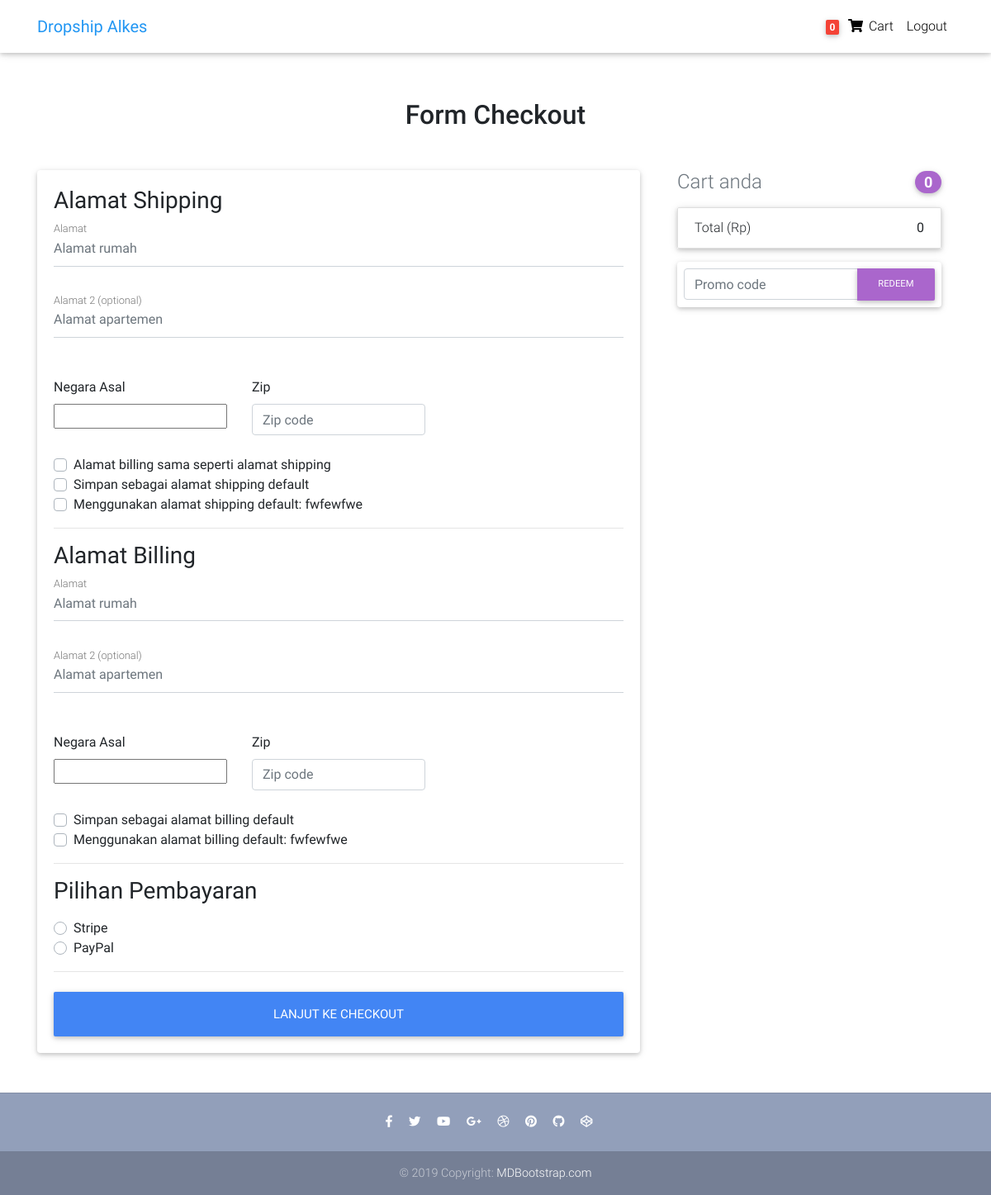
Screenshot of /checkout/ (signed in) with the database file from the repository.
### core/models.py (models this page shows, shortened)
class Order(models.Model):
    user = models.ForeignKey(settings.AUTH_USER_MODEL,
                             on_delete=models.CASCADE)
    ref_code = models.CharField(max_length=20, blank=True, null=True)
    items = models.ManyToManyField(OrderItem)
    start_date = models.DateTimeField(auto_now_add=True)
    ordered_date = models.DateTimeField()
    ordered = models.BooleanField(default=False)
    shipping_address = models.ForeignKey(
        'Address', related_name='shipping_address', on_delete=models.SET_NULL, blank=True, null=True)
    billing_address = models.ForeignKey(
        'Address', related_name='billing_address', on_delete=models.SET_NULL, blank=True, null=True)
    payment = models.ForeignKey(
        'Payment', on_delete=models.SET_NULL, blank=True, null=True)
    coupon = models.ForeignKey(
        'Coupon', on_delete=models.SET_NULL, blank=True, null=True)
    being_delivered = models.BooleanField(default=False)
    received = models.BooleanField(default=False)
    refund_requested = models.BooleanField(default=False)
    refund_granted = models.BooleanField(default=False)
    '''
    1. Item added to cart
    2. Adding a billing address
    (Failed checkout)
    3. Payment
    (Preprocessing, processing, packaging etc.)
    4. Being delivered
    5. Received
    6. Refunds
    '''
    def get_total(self):
        total = 0
        for order_item in self.items.all():
            total += order_item.get_final_price()
        if self.coupon:
            total -= self.coupon.amount
        return total

class Address(models.Model):
    user = models.ForeignKey(settings.AUTH_USER_MODEL,
                             on_delete=models.CASCADE)
    street_address = models.CharField(max_length=100)
    apartment_address = models.CharField(max_length=100)
    country = CountryField(multiple=False)
    zip = models.CharField(max_length=100)
    address_type = models.CharField(max_length=1, choices=ADDRESS_CHOICES)
    default = models.BooleanField(default=False)
    class Meta:
        verbose_name_plural = 'Addresses'

### core/views.py (the view, shortened to what this page needs)
# urls.py: path('checkout/', CheckoutView.as_view(), name='checkout'),
class CheckoutView(View):
    def get(self, *args, **kwargs):
        try:
            order = Order.objects.get(user=self.request.user, ordered=False)
            form = CheckoutForm()
            context = {
                'form': form,
                'couponform': CouponForm(),
                'order': order,
                'DISPLAY_COUPON_FORM': True
            }
            shipping_address_qs = Address.objects.filter(
                user=self.request.user,
                address_type='S',
                default=True
            )
            if shipping_address_qs.exists():
                context.update(
                    {'default_shipping_address': shipping_address_qs[0]})
            billing_address_qs = Address.objects.filter(
                user=self.request.user,
                address_type='B',
                default=True
            )
            if billing_address_qs.exists():
                context.update(
                    {'default_billing_address': billing_address_qs[0]})
            return render(self.request, "checkout.html", context)
        except ObjectDoesNotExist:
            messages.info(self.request, "You do not have an active order")
            return redirect("core:checkout")

### core/forms.py
class CheckoutForm(forms.Form):
    shipping_address = forms.CharField(required=False)
    shipping_address2 = forms.CharField(required=False)
    shipping_country = CountryField(blank_label='(select country)').formfield(
        required=False,
        widget=CountrySelectWidget(attrs={
            'class': 'custom-select d-block w-100',
        }))
    shipping_zip = forms.CharField(required=False)
    billing_address = forms.CharField(required=False)
    billing_address2 = forms.CharField(required=False)
    billing_country = CountryField(blank_label='(select country)').formfield(
        required=False,
        widget=CountrySelectWidget(attrs={
            'class': 'custom-select d-block w-100',
        }))
    billing_zip = forms.CharField(required=False)
    same_billing_address = forms.BooleanField(required=False)
    set_default_shipping = forms.BooleanField(required=False)
    use_default_shipping = forms.BooleanField(required=False)
    set_default_billing = forms.BooleanField(required=False)
    use_default_billing = forms.BooleanField(required=False)
    payment_option = forms.ChoiceField(
        widget=forms.RadioSelect, choices=PAYMENT_CHOICES)

class CouponForm(forms.Form):
    code = forms.CharField(widget=forms.TextInput(attrs={
        'class': 'form-control',
        'placeholder': 'Promo code',
        'aria-label': 'Recipient\'s username',
        'aria-describedby': 'basic-addon2'
    }))

### core/templatetags/cart_template_tags.py (called while the page is built)
@register.filter
def cart_item_count(user):
    if user.is_authenticated:
        qs = Order.objects.filter(user=user, ordered=False)
        if qs.exists():
            return qs[0].items.count()
    return 0

### templates/checkout.html (shortened to what this page needs)
{% extends "base.html" %}
{% load crispy_forms_tags %}
{% block content %}
<main>
  <div class="container wow fadeIn">
    <h2 class="my-5 h2 text-center">Form Checkout</h2>
    <div class="row">
      <div class="col-md-8 mb-4">
        <div class="card">
          <form method="POST" class="card-body">
            <h3>Alamat Shipping</h3>
            <div class='hideable_shipping_form'>
              <div class="md-form mb-5">
                <input type='text' placeholder='Alamat rumah' id='shipping_address' name='shipping_address'
                  class='form-control' />
                <label for="shipping_address" class="">Alamat</label>
              </div>
              <div class="md-form mb-5">
                <input type='text' placeholder='Alamat apartemen' id='shipping_address2' name='shipping_address2'
                  class='form-control' />
                <label for="shipping_address2" class="">Alamat 2 (optional)</label>
              </div>
              <div class="row">
                <div class="col-lg-4 col-md-12 mb-4">
                  <label for="country">Negara Asal</label>
                  {{ form.shipping_country }}
                </div>
                <div class="col-lg-4 col-md-6 mb-4">
                  <label for="shipping_zip">Zip</label>
                  <input type='text' placeholder='Zip code' id='shipping_zip' name='shipping_zip'
                    class='form-control' />
                </div>
              </div>
              <div class="custom-control custom-checkbox">
                <label class="custom-control-label" for="same_billing_address">Alamat billing sama seperti alamat
                  shipping </label>
              </div>
              <div class="custom-control custom-checkbox">
                <label class="custom-control-label" for="set_default_shipping">Simpan sebagai alamat shipping
                  default</label>
              </div>
            </div>
            {% if default_shipping_address %}
            <div class="custom-control custom-checkbox">
              <label class="custom-control-label" for="use_default_shipping">Menggunakan alamat shipping default:
                {{ default_shipping_address.street_address|truncatechars:10 }}</label>
            </div>
            {% endif %}
            <hr>
            <h3>Alamat Billing</h3>
            <div class='hideable_billing_form'>
              <div class="md-form mb-5">
                <input type='text' placeholder='Alamat rumah' id='billing_address' name='billing_address'
                  class='form-control' />
                <label for="billing_address" class="">Alamat</label>
              </div>
              <div class="md-form mb-5">
                <input type='text' placeholder='Alamat apartemen' id='billing_address2' name='billing_address2'
                  class='form-control' />
                <label for="billing_address2" class="">Alamat 2 (optional)</label>
              </div>
              <div class="row">
                <div class="col-lg-4 col-md-12 mb-4">
                  <label for="country">Negara Asal</label>
                  {{ form.billing_country }}
                </div>
                <div class="col-lg-4 col-md-6 mb-4">
                  <label for="billing_zip">Zip</label>
                  <input type='text' placeholder='Zip code' id='billing_zip' name='billing_zip' class='form-control' />
                </div>
              </div>
              <div class="custom-control custom-checkbox">
                <label class="custom-control-label" for="set_default_billing">Simpan sebagai alamat billing
                  default</label>
              </div>
            </div>
            {% if default_billing_address %}
            <div class="custom-control custom-checkbox">
              <label class="custom-control-label" for="use_default_billing">Menggunakan alamat billing default:
                {{ default_billing_address.street_address|truncatechars:10 }}</label>
            </div>
            {% endif %}
            <hr>
            <h3>Pilihan Pembayaran</h3>
            <div class="d-block my-3">
              {% for value, name in form.fields.payment_option.choices %}
              <div class="custom-control custom-radio">
                <label class="custom-control-label" for="{{ name }}">{{ name }}</label>
              </div>
              {% endfor %}
            </div>
            <hr class="mb-4">
            <button class="btn btn-primary btn-lg btn-block" type="submit">Lanjut ke checkout</button>
          </form>
        </div>
      </div>
      <div class="col-md-4 mb-4">
        {% include "order_snippet.html" %}
      </div>
    </div>
  </div>
</main>
{% endblock content %}

### templates/navbar.html (shortened to what this page needs)
{% load cart_template_tags %}
<nav class="navbar fixed-top navbar-expand-lg navbar-light white scrolling-navbar">
  <div class="container">
    <a class="navbar-brand waves-effect" href="/">
      <strong class="blue-text">Dropship Alkes</strong>
    </a>
    <div class="collapse navbar-collapse" id="navbarSupportedContent">
      <ul class="navbar-nav nav-flex-icons">
        {% if request.user.is_authenticated %}
        <li class="nav-item">
          <a href="{% url 'core:order-summary' %}" class="nav-link waves-effect">
            <span class="badge red z-depth-1 mr-1"> {{ request.user|cart_item_count }} </span>
            <i class="fas fa-shopping-cart"></i>
            <span class="clearfix d-none d-sm-inline-block"> Cart </span>
          </a>
        </li>
        <li class="nav-item">
          <a class="nav-link waves-effect" href="{% url 'account_logout' %}">
            <span class="clearfix d-none d-sm-inline-block"> Logout </span>
          </a>
        </li>
        {% endif %}
      </ul>
    </div>
  </div>
</nav>

### templates/order_snippet.html (shortened to what this page needs)
<div class="col-md-12 mb-4">
    <h4 class="d-flex justify-content-between align-items-center mb-3">
        <span class="text-muted">Cart anda</span>
        <span class="badge badge-secondary badge-pill">{{ order.items.count }}</span>
    </h4>
    <ul class="list-group mb-3 z-depth-1">
        <li class="list-group-item d-flex justify-content-between">
            <span>Total (Rp)</span>
            <strong>{{ order.get_total }}</strong>
        </li>
    </ul>
    {% if DISPLAY_COUPON_FORM %}
    <form class="card p-2" action="{% url 'core:add-coupon' %}" method="POST">
        <div class="input-group">
            {{ couponform.code }}
            <div class="input-group-append">
                <button class="btn btn-secondary btn-md waves-effect m-0" type="submit">Redeem</button>
            </div>
        </div>
    </form>
    {% endif %}
</div>

### templates/base.html (style rules this page uses)
html, body, header, .carousel { height: 60vh; }

### rows the page displays
Address: street_address "fwfewfwe"
Address: street_address "fwfewfwe"
Order: items.count "0", get_total "0"

### other values shown
{{ request.user|cart_item_count }} "0"
{{ name }} "Stripe" "PayPal"
